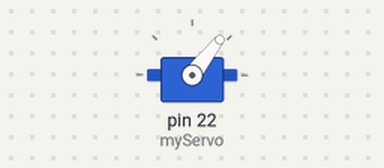
Bench run of a sketch on a simulated Arduino Mega 2560, built with avr-gcc and run on an emulated ATmega2560. Shown: servo.

Above: at 0.05 s.
At 2.4 s:
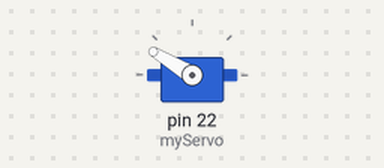
At 4.75 s:
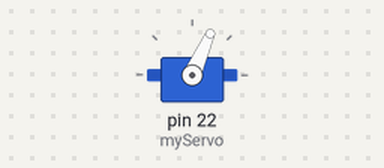
At 9.85 s:
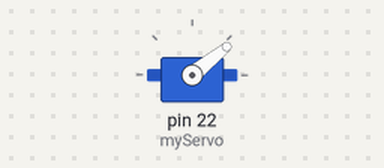
Timing chart, 0 to 13.0 s (numbered marks = the images above):
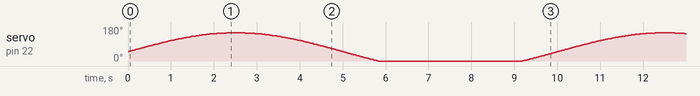

The sketch:

L09_01_Servo.ino
```cpp
/*
 * Project: Servo
 * Description: Learn to use a Servo Motor
 * Author: Brian A Rashap
 * Date: 06-JAN-2021
 */

#include <PWMServo.h>
#include <math.h>

PWMServo myServo;

const float FREQ = .1;
float t;
int servoOut;

void setup() {
  myServo.attach(22);
}

void loop() {
  t = millis()/1000.0;
  servoOut = 100*(sin(2*M_PI*FREQ*t)+0.5);
  myServo.write(servoOut);
  delay(20);
}
```
